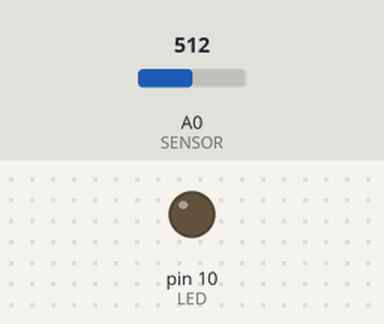
This sketch was run on a simulated Arduino Uno, built with avr-gcc and run on an emulated ATmega328P. Shown: output pins drawn as LEDs (lit = HIGH). The inputs (shaded band) are chosen by the test bench; at power-on: A0 (SENSOR) = 512.

Above: at 1.2 s.
1.3 s: A0 (SENSOR) set to 485
At 1.6 s:
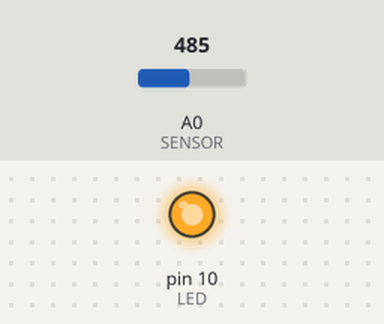
4.3 s: A0 (SENSOR) set to 510
At 5.0 s:
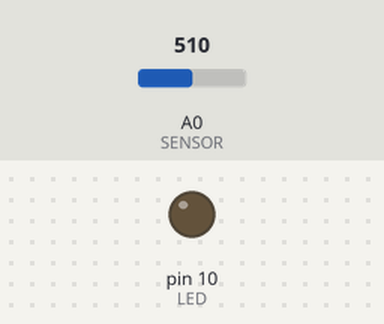
5.8 s: A0 (SENSOR) set to 490
At 6.2 s:
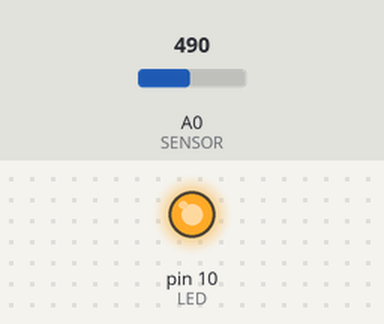
8.8 s: A0 (SENSOR) set to 511
At 9.7 s:
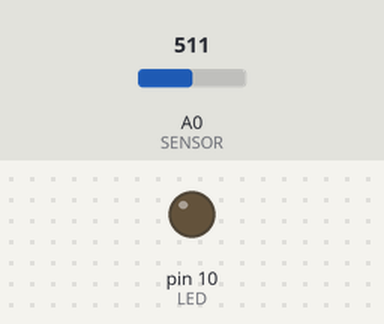
Timing chart, 0 to 11.3 s (numbered marks = the images above; inputs shaded):
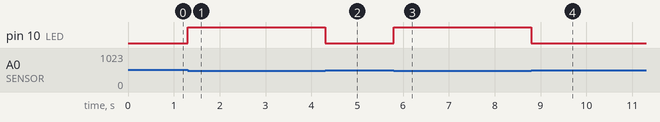

The sketch:

KY-018_Test1.ino
```cpp
int SENSOR = 0; // pin S de modulo a entrada analogica A0
int LED = 10;   // LED en pin 10
int VALOR;      // almacena valor leido de entrada A0

void setup(){
  pinMode(LED, OUTPUT);   // pin 10 como salida
  // entradas analogicas no requieren inicialización
}

void loop(){
  VALOR = analogRead(SENSOR); // lee valor de entrada A0
  if (VALOR < 500){   // un valor bajo representa oscuridad
    digitalWrite(LED, HIGH);  // enciende LED
    delay(1000);    // demora de 1 seg. para evitar parpadeo de LED
  }
  digitalWrite(LED, LOW); // apaga LED
}
```

Measured:
- the behaviour switches between 500 and 499 on A0 (SENSOR) (found by bisection; images 0 and 1)
- after the input at 1.3 s, pin 10 (LED): LOW → HIGH at once
- after the input at 4.3 s, pin 10 (LED): HIGH → LOW at once
- after the input at 5.8 s, pin 10 (LED): LOW → HIGH at once
- after the input at 8.8 s, pin 10 (LED): HIGH → LOW at once
